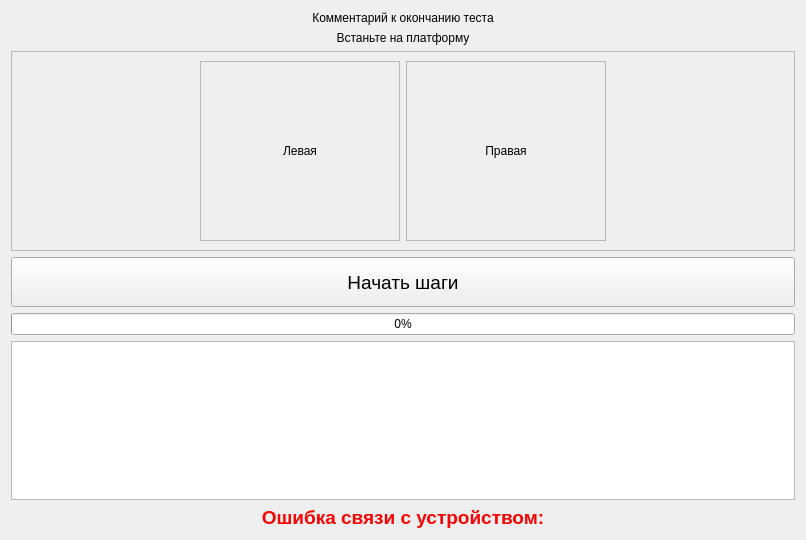
<?xml version="1.0" encoding="UTF-8"?>
<ui version="4.0">
 <class>TeppingTestExecute</class>
 <widget class="QWidget" name="TeppingTestExecute">
  <property name="geometry">
   <rect>
    <x>0</x>
    <y>0</y>
    <width>806</width>
    <height>540</height>
   </rect>
  </property>
  <property name="windowTitle">
   <string>Form</string>
  </property>
  <layout class="QVBoxLayout" name="verticalLayout">
   <item>
    <widget class="QLabel" name="lblCommentFinishTest">
     <property name="text">
      <string>Комментарий к окончанию теста</string>
     </property>
     <property name="alignment">
      <set>Qt::AlignCenter</set>
     </property>
    </widget>
   </item>
   <item>
    <widget class="QLabel" name="lblCommentStateOnPlate">
     <property name="text">
      <string>Встаньте на платформу</string>
     </property>
     <property name="alignment">
      <set>Qt::AlignCenter</set>
     </property>
    </widget>
   </item>
   <item>
    <widget class="QFrame" name="frIndicator">
     <property name="minimumSize">
      <size>
       <width>0</width>
       <height>200</height>
      </size>
     </property>
     <property name="frameShape">
      <enum>QFrame::StyledPanel</enum>
     </property>
     <property name="frameShadow">
      <enum>QFrame::Raised</enum>
     </property>
     <layout class="QHBoxLayout" name="horizontalLayout">
      <item>
       <spacer name="horizontalSpacer">
        <property name="orientation">
         <enum>Qt::Horizontal</enum>
        </property>
        <property name="sizeHint" stdset="0">
         <size>
          <width>40</width>
          <height>20</height>
         </size>
        </property>
       </spacer>
      </item>
      <item>
       <widget class="QFrame" name="frLeftLeg">
        <property name="frameShape">
         <enum>QFrame::StyledPanel</enum>
        </property>
        <property name="frameShadow">
         <enum>QFrame::Raised</enum>
        </property>
        <layout class="QVBoxLayout" name="verticalLayout_2">
         <item>
          <widget class="QLabel" name="lblLeftLeg">
           <property name="minimumSize">
            <size>
             <width>180</width>
             <height>0</height>
            </size>
           </property>
           <property name="text">
            <string>Левая</string>
           </property>
           <property name="alignment">
            <set>Qt::AlignCenter</set>
           </property>
          </widget>
         </item>
        </layout>
       </widget>
      </item>
      <item>
       <widget class="QFrame" name="frRightLeg">
        <property name="frameShape">
         <enum>QFrame::StyledPanel</enum>
        </property>
        <property name="frameShadow">
         <enum>QFrame::Raised</enum>
        </property>
        <layout class="QVBoxLayout" name="verticalLayout_3">
         <item>
          <widget class="QLabel" name="lblRightLeg">
           <property name="minimumSize">
            <size>
             <width>180</width>
             <height>0</height>
            </size>
           </property>
           <property name="text">
            <string>Правая</string>
           </property>
           <property name="alignment">
            <set>Qt::AlignCenter</set>
           </property>
          </widget>
         </item>
        </layout>
       </widget>
      </item>
      <item>
       <spacer name="horizontalSpacer_2">
        <property name="orientation">
         <enum>Qt::Horizontal</enum>
        </property>
        <property name="sizeHint" stdset="0">
         <size>
          <width>40</width>
          <height>20</height>
         </size>
        </property>
       </spacer>
      </item>
     </layout>
    </widget>
   </item>
   <item>
    <widget class="QPushButton" name="btnSave">
     <property name="minimumSize">
      <size>
       <width>0</width>
       <height>50</height>
      </size>
     </property>
     <property name="font">
      <font>
       <pointsize>14</pointsize>
      </font>
     </property>
     <property name="text">
      <string>Начать шаги</string>
     </property>
     <property name="icon">
      <iconset resource="../../../kernel.qrc">
       <normaloff>:/images/Save.png</normaloff>:/images/Save.png</iconset>
     </property>
     <property name="iconSize">
      <size>
       <width>22</width>
       <height>22</height>
      </size>
     </property>
    </widget>
   </item>
   <item>
    <widget class="QProgressBar" name="pbTimeTest">
     <property name="value">
      <number>0</number>
     </property>
    </widget>
   </item>
   <item>
    <widget class="QTreeView" name="treeView"/>
   </item>
   <item>
    <widget class="QLabel" name="lblCommunicationError">
     <property name="sizePolicy">
      <sizepolicy hsizetype="Preferred" vsizetype="Fixed">
       <horstretch>0</horstretch>
       <verstretch>0</verstretch>
      </sizepolicy>
     </property>
     <property name="palette">
      <palette>
       <active>
        <colorrole role="WindowText">
         <brush brushstyle="SolidPattern">
          <color alpha="255">
           <red>255</red>
           <green>0</green>
           <blue>0</blue>
          </color>
         </brush>
        </colorrole>
        <colorrole role="Base">
         <brush brushstyle="SolidPattern">
          <color alpha="255">
           <red>255</red>
           <green>0</green>
           <blue>0</blue>
          </color>
         </brush>
        </colorrole>
        <colorrole role="Window">
         <brush brushstyle="SolidPattern">
          <color alpha="255">
           <red>255</red>
           <green>0</green>
           <blue>0</blue>
          </color>
         </brush>
        </colorrole>
       </active>
       <inactive>
        <colorrole role="WindowText">
         <brush brushstyle="SolidPattern">
          <color alpha="255">
           <red>255</red>
           <green>0</green>
           <blue>0</blue>
          </color>
         </brush>
        </colorrole>
        <colorrole role="Base">
         <brush brushstyle="SolidPattern">
          <color alpha="255">
           <red>255</red>
           <green>0</green>
           <blue>0</blue>
          </color>
         </brush>
        </colorrole>
        <colorrole role="Window">
         <brush brushstyle="SolidPattern">
          <color alpha="255">
           <red>255</red>
           <green>0</green>
           <blue>0</blue>
          </color>
         </brush>
        </colorrole>
       </inactive>
       <disabled>
        <colorrole role="WindowText">
         <brush brushstyle="SolidPattern">
          <color alpha="255">
           <red>120</red>
           <green>120</green>
           <blue>120</blue>
          </color>
         </brush>
        </colorrole>
        <colorrole role="Base">
         <brush brushstyle="SolidPattern">
          <color alpha="255">
           <red>255</red>
           <green>0</green>
           <blue>0</blue>
          </color>
         </brush>
        </colorrole>
        <colorrole role="Window">
         <brush brushstyle="SolidPattern">
          <color alpha="255">
           <red>255</red>
           <green>0</green>
           <blue>0</blue>
          </color>
         </brush>
        </colorrole>
       </disabled>
      </palette>
     </property>
     <property name="font">
      <font>
       <pointsize>14</pointsize>
       <weight>75</weight>
       <bold>true</bold>
      </font>
     </property>
     <property name="text">
      <string>Ошибка связи с устройством:</string>
     </property>
     <property name="alignment">
      <set>Qt::AlignCenter</set>
     </property>
    </widget>
   </item>
  </layout>
 </widget>
 <resources>
  <include location="../../../kernel.qrc"/>
 </resources>
 <connections>
  <connection>
   <sender>btnSave</sender>
   <signal>clicked()</signal>
   <receiver>TeppingTestExecute</receiver>
   <slot>on_recording()</slot>
   <hints>
    <hint type="sourcelabel">
     <x>233</x>
     <y>284</y>
    </hint>
    <hint type="destinationlabel">
     <x>804</x>
     <y>214</y>
    </hint>
   </hints>
  </connection>
 </connections>
 <slots>
  <slot>on_recording()</slot>
 </slots>
</ui>
